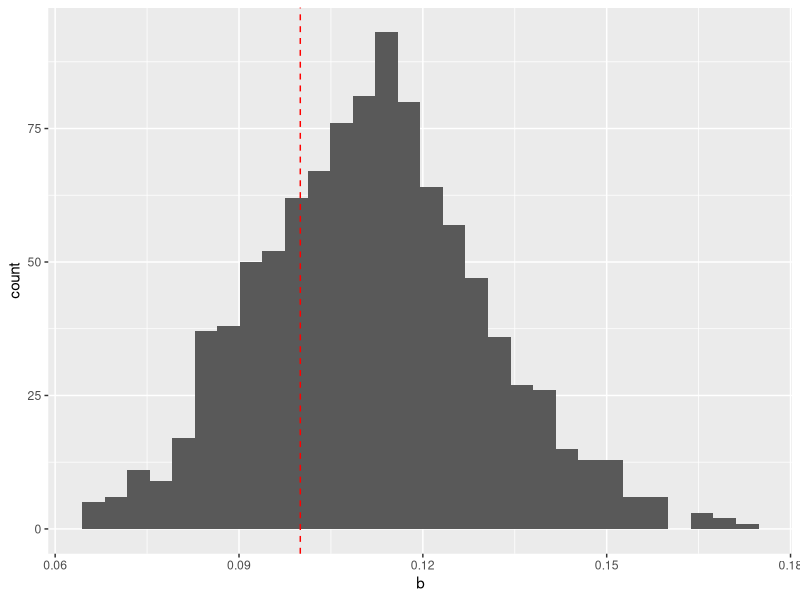

This figure's R source:


library(tidyverse)
library(data.table)


# Non parametric bootstrap ------------------------------------------------

# 1. r-the random sample with replacement
# 2. calculate B_hat_r
# 3. Repeat 1. and 2. R-times

# Beta_r* (bootstrap statistics) distribution approx to sampling distribution of Beta 

set.seed(123)

# Education 0-14. 
data <- tibble( 
    educ = 0 + 14*runif(n = 1000),
    xb   = (.1 + .1*educ),
    P    = 1/(1+exp(-xb) ),
    u    = runif( min = 0, max = 1, n = 1000),
    work = ifelse( P > u, 1, 0 ) 
)

# One year education:
1/(1 + exp(-.1-.1*1))

# data
as.data.table(data)[  , .N, by = work][]


# ML
# The model
glm( work ~ educ, data = data, family = binomial("logit")) %>% summary()

tbl <- tibble( index = 1:1000) %>% 
    mutate(  data = map( index, function(x,y) data[sample(nrow(data), size = nrow(data), replace = T),])) %>% 
    mutate(  b    = map(data,   ~glm( work ~ educ, data = .x, family = binomial("logit"))$coefficients["educ"]  )) %>% 
    unnest( b)

tbl %>% summarise( b = mean(b))

tbl %>% ggplot( aes( x = b ) ) + geom_histogram() + geom_vline( xintercept = .1, color = "red", linetype = 2)




